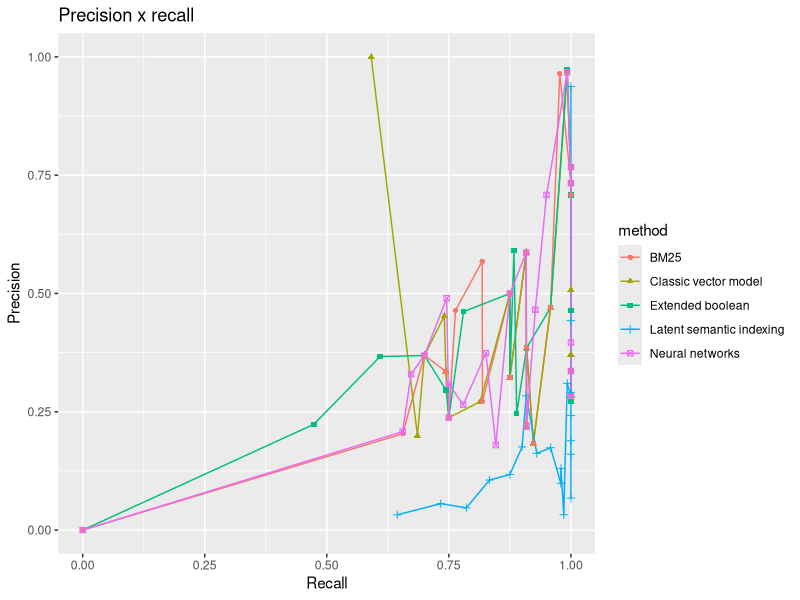

Write R code to recreate this figure.
#loading library
require("ggplot2")

# selecting the current directory
setwd("/Users/tassiovale/Dropbox/PhD Thesis/spltrac/experiment/results/")

# read csv file
data <- read.csv("2017-07-15_10h37m_output.csv")

chart <- ggplot(data=data, aes(x=recall, y=precision, group=method, colour=method)) +
    geom_line() +
    geom_point(aes(shape=method)) +
    ggtitle("Precision x recall") +
    labs(x="Recall", y="Precision") +
    scale_fill_discrete(name="IR method")

ggsave("2017-07-15_10h37m_precisionrecall_chart.eps")